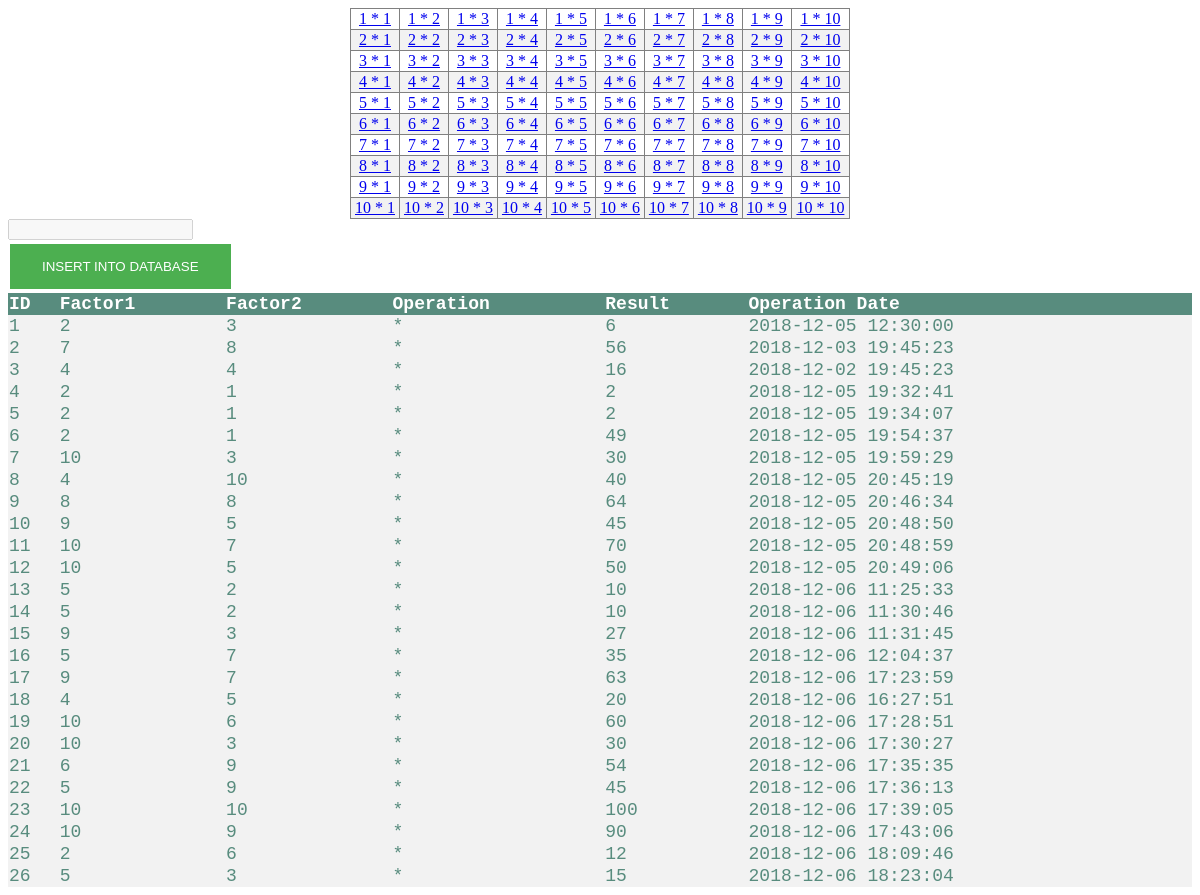
The page / on the database its author committed.
### tables this page shows
CREATE TABLE `multiplications` (
  `id` int(11) NOT NULL AUTO_INCREMENT,
  `factor1` int(11) DEFAULT NULL,
  `factor2` int(11) DEFAULT NULL,
  `operation` varchar(1) DEFAULT NULL,
  `result` int(11) DEFAULT NULL,
  `operation_date` datetime DEFAULT NULL,
  PRIMARY KEY (`id`)
);

### index.php (the view, shortened to what this page needs)
<!DOCTYPE html>
<html>
<head>
	<link href="style.css" rel="stylesheet" type="text/css">
</head>
<body>
    <?php
    echo "<table id=\"table0\" border =\"1\" style='border-collapse: collapse'>";
    for ($row=1; $row <= 10; $row++) {
        echo "<tr> \n";
        for ($col=1; $col <= 10; $col++) {
           $a = "$row * $col";
           echo "<td><a href=?row=$row&col=$col>".$a;
           echo "</a></td> \n";
        }
        echo "</tr>";
    }
    echo "</table>";
    ?>
	<div>
		<input id="result1" type="text" value="<?php if( (isset($_GET['col']) && $_GET['row'])){ echo $result=Calculator::calculate($_GET['row'],$_GET['col']);} ?>" disabled >
	</div>
	<form action="#" method="post">
	<input type="submit" name="insert" class="button" value="INSERT INTO DATABASE" />
	</form>
<table id="table1">
	<tr>
		<th>ID</th>
		<th>Factor1</th>
		<th>Factor2</th>
		<th>Operation</th>
		<th>Result</th>
		<th>Operation Date</th>
	</tr>
<?php
require 'config.php';
$sql = "SELECT id, factor1, factor2, operation, result, operation_date FROM multiplications";
$result = $conn->query($sql);
if ($result->num_rows > 0) {
    while($row = $result->fetch_assoc()) {
        echo "<tr><td>" . $row["id"]. "</td><td>" . $row["factor1"]. "</td><td>" . $row["factor2"]. "</td><td>" . $row["operation"]. "</td><td>" . $row["result"]. "</td><td>" . $row["operation_date"]. "</td><tr>";
    }
}
	else
{
    echo "0 results";
}
?>
</table>
</body>
</html>

### style.css (style rules this page uses)
#table0 { text-align:center; margin-left:auto; margin-right:auto; width:500px; }
#table1 { border-collapse: collapse; width:100%; color: #588c7e; font-family: monospace; font-size: 18px; text-align: left; }
th { background-color: #588c7e; color: white; }
tr:nth-child(even) { background-color: #f2f2f2 }
.button { background-color: #4CAF50; border: none; color: white; padding: 15px 32px; text-align: center; text-decoration: none; display: inline-block; font-size: 16; margin: 4px 2px; cursor: pointer }

### rows shown on the page
multiplications: id "1", factor1 "2", factor2 "3", operation "*", result "6", operation_date "2018-12-05 12:30:00"
multiplications: id "2", factor1 "7", factor2 "8", operation "*", result "56", operation_date "2018-12-03 19:45:23"
multiplications: id "3", factor1 "4", factor2 "4", operation "*", result "16", operation_date "2018-12-02 19:45:23"
multiplications: id "4", factor1 "2", factor2 "1", operation "*", result "2", operation_date "2018-12-05 19:32:41"
multiplications: id "5", factor1 "2", factor2 "1", operation "*", result "2", operation_date "2018-12-05 19:34:07"
multiplications: id "6", factor1 "2", factor2 "1", operation "*", result "49", operation_date "2018-12-05 19:54:37"
multiplications: id "7", factor1 "10", factor2 "3", operation "*", result "30", operation_date "2018-12-05 19:59:29"
multiplications: id "8", factor1 "4", factor2 "10", operation "*", result "40", operation_date "2018-12-05 20:45:19"
multiplications: id "9", factor1 "8", factor2 "8", operation "*", result "64", operation_date "2018-12-05 20:46:34"
multiplications: id "10", factor1 "9", factor2 "5", operation "*", result "45", operation_date "2018-12-05 20:48:50"
multiplications: id "11", factor1 "10", factor2 "7", operation "*", result "70", operation_date "2018-12-05 20:48:59"
multiplications: id "12", factor1 "10", factor2 "5", operation "*", result "50", operation_date "2018-12-05 20:49:06"
multiplications: id "13", factor1 "5", factor2 "2", operation "*", result "10", operation_date "2018-12-06 11:25:33"
multiplications: id "14", factor1 "5", factor2 "2", operation "*", result "10", operation_date "2018-12-06 11:30:46"
multiplications: id "15", factor1 "9", factor2 "3", operation "*", result "27", operation_date "2018-12-06 11:31:45"
multiplications: id "16", factor1 "5", factor2 "7", operation "*", result "35", operation_date "2018-12-06 12:04:37"
multiplications: id "17", factor1 "9", factor2 "7", operation "*", result "63", operation_date "2018-12-06 17:23:59"
multiplications: id "18", factor1 "4", factor2 "5", operation "*", result "20", operation_date "2018-12-06 16:27:51"
multiplications: id "19", factor1 "10", factor2 "6", operation "*", result "60", operation_date "2018-12-06 17:28:51"
multiplications: id "20", factor1 "10", factor2 "3", operation "*", result "30", operation_date "2018-12-06 17:30:27"
multiplications: id "21", factor1 "6", factor2 "9", operation "*", result "54", operation_date "2018-12-06 17:35:35"
multiplications: id "22", factor1 "5", factor2 "9", operation "*", result "45", operation_date "2018-12-06 17:36:13"
multiplications: id "23", factor1 "10", factor2 "10", operation "*", result "100", operation_date "2018-12-06 17:39:05"
multiplications: id "24", factor1 "10", factor2 "9", operation "*", result "90", operation_date "2018-12-06 17:43:06"
multiplications: id "25", factor1 "2", factor2 "6", operation "*", result "12", operation_date "2018-12-06 18:09:46"
multiplications: id "26", factor1 "5", factor2 "3", operation "*", result "15", operation_date "2018-12-06 18:23:04"

### other values the page prints
$a "1 * 1"
$a "1 * 2"
$a "1 * 3"
$a "1 * 4"
$a "1 * 5"
$a "1 * 6"
$a "1 * 7"
$a "1 * 8"
$a "1 * 9"
$a "1 * 10"
$a "2 * 1"
$a "2 * 2"
$a "2 * 3"
$a "2 * 4"
$a "2 * 5"
